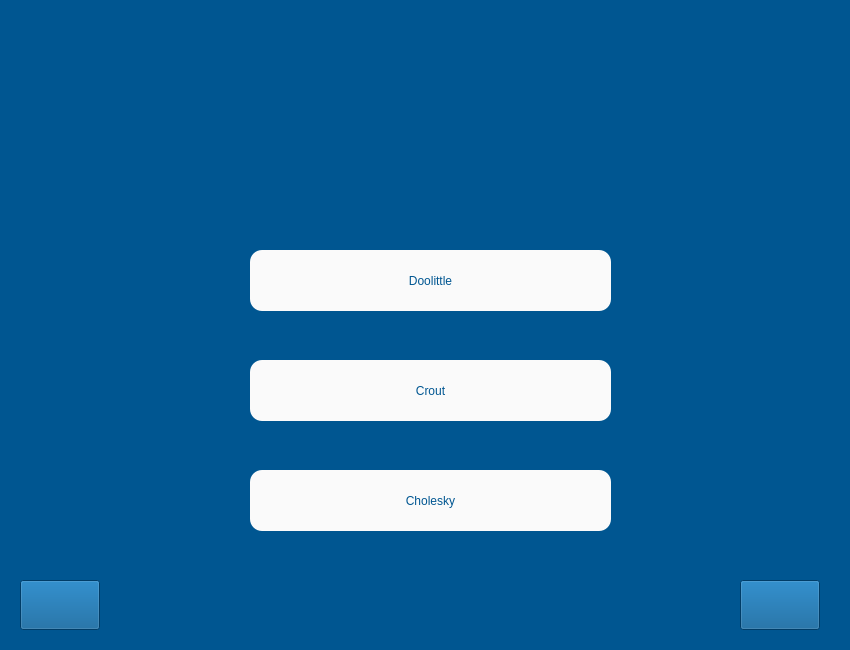
<?xml version="1.0" encoding="UTF-8"?>
<ui version="4.0">
 <class>direct_factoring</class>
 <widget class="QWidget" name="direct_factoring">
  <property name="geometry">
   <rect>
    <x>0</x>
    <y>0</y>
    <width>850</width>
    <height>650</height>
   </rect>
  </property>
  <property name="minimumSize">
   <size>
    <width>850</width>
    <height>650</height>
   </size>
  </property>
  <property name="maximumSize">
   <size>
    <width>850</width>
    <height>650</height>
   </size>
  </property>
  <property name="palette">
   <palette>
    <active>
     <colorrole role="Base">
      <brush brushstyle="SolidPattern">
       <color alpha="255">
        <red>255</red>
        <green>255</green>
        <blue>255</blue>
       </color>
      </brush>
     </colorrole>
     <colorrole role="Window">
      <brush brushstyle="SolidPattern">
       <color alpha="255">
        <red>0</red>
        <green>86</green>
        <blue>145</blue>
       </color>
      </brush>
     </colorrole>
    </active>
    <inactive>
     <colorrole role="Base">
      <brush brushstyle="SolidPattern">
       <color alpha="255">
        <red>255</red>
        <green>255</green>
        <blue>255</blue>
       </color>
      </brush>
     </colorrole>
     <colorrole role="Window">
      <brush brushstyle="SolidPattern">
       <color alpha="255">
        <red>0</red>
        <green>86</green>
        <blue>145</blue>
       </color>
      </brush>
     </colorrole>
    </inactive>
    <disabled>
     <colorrole role="Base">
      <brush brushstyle="SolidPattern">
       <color alpha="255">
        <red>0</red>
        <green>86</green>
        <blue>145</blue>
       </color>
      </brush>
     </colorrole>
     <colorrole role="Window">
      <brush brushstyle="SolidPattern">
       <color alpha="255">
        <red>0</red>
        <green>86</green>
        <blue>145</blue>
       </color>
      </brush>
     </colorrole>
    </disabled>
   </palette>
  </property>
  <property name="windowTitle">
   <string>Form</string>
  </property>
  <widget class="QLabel" name="label">
   <property name="geometry">
    <rect>
     <x>40</x>
     <y>30</y>
     <width>771</width>
     <height>161</height>
    </rect>
   </property>
   <property name="styleSheet">
    <string notr="true">background-image: url(:/images/Banner6.png);</string>
   </property>
   <property name="text">
    <string/>
   </property>
  </widget>
  <widget class="QPushButton" name="doolittle_button">
   <property name="geometry">
    <rect>
     <x>250</x>
     <y>250</y>
     <width>361</width>
     <height>61</height>
    </rect>
   </property>
   <property name="styleSheet">
    <string notr="true">background-color: rgb(250, 250, 250);
font: 15pt &quot;MS Shell Dlg 2&quot;;
color: rgb(0, 86, 145);
border-radius: 12px;
</string>
   </property>
   <property name="text">
    <string>Doolittle</string>
   </property>
  </widget>
  <widget class="QPushButton" name="crout_button">
   <property name="geometry">
    <rect>
     <x>250</x>
     <y>360</y>
     <width>361</width>
     <height>61</height>
    </rect>
   </property>
   <property name="styleSheet">
    <string notr="true">background-color: rgb(250, 250, 250);
font: 15pt &quot;MS Shell Dlg 2&quot;;
color: rgb(0, 86, 145);
border-radius: 12px;
</string>
   </property>
   <property name="text">
    <string>Crout</string>
   </property>
  </widget>
  <widget class="QPushButton" name="cholesky_button">
   <property name="geometry">
    <rect>
     <x>250</x>
     <y>470</y>
     <width>361</width>
     <height>61</height>
    </rect>
   </property>
   <property name="styleSheet">
    <string notr="true">background-color: rgb(250, 250, 250);
font: 15pt &quot;MS Shell Dlg 2&quot;;
color: rgb(0, 86, 145);
border-radius: 12px;
</string>
   </property>
   <property name="text">
    <string>Cholesky</string>
   </property>
  </widget>
  <widget class="QPushButton" name="back_button">
   <property name="geometry">
    <rect>
     <x>20</x>
     <y>580</y>
     <width>80</width>
     <height>50</height>
    </rect>
   </property>
   <property name="styleSheet">
    <string notr="true">background-color: rgb(0, 86, 145);
background-image: url(:/images/back.png);</string>
   </property>
   <property name="text">
    <string/>
   </property>
   <property name="iconSize">
    <size>
     <width>80</width>
     <height>50</height>
    </size>
   </property>
  </widget>
  <widget class="QPushButton" name="home_button">
   <property name="geometry">
    <rect>
     <x>740</x>
     <y>580</y>
     <width>80</width>
     <height>50</height>
    </rect>
   </property>
   <property name="styleSheet">
    <string notr="true">background-color: rgb(0, 86, 145);
background-image: url(:/images/home.png);</string>
   </property>
   <property name="text">
    <string/>
   </property>
   <property name="iconSize">
    <size>
     <width>80</width>
     <height>50</height>
    </size>
   </property>
  </widget>
 </widget>
 <resources>
  <include location="../UserInterface/Util/Images/link.qrc"/>
 </resources>
 <connections/>
</ui>
